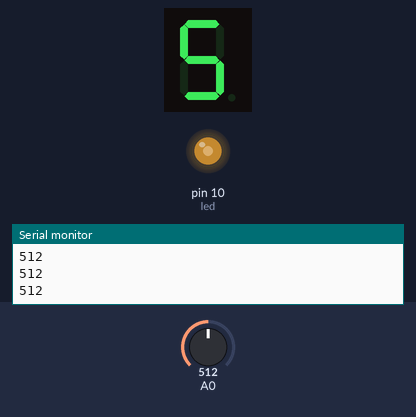
Bench run of a sketch on a simulated Arduino Uno, built with avr-gcc and run on an emulated ATmega328P. Parts: 1-digit seven-segment display, output pins drawn as LEDs (lit = HIGH), the last lines printed to the serial monitor. Wiring (inferred from the names in the program): 1-digit 7-segment display, segments lit when LOW: segments pin 2, pin 3, pin 4, pin 5, pin 6, pin 7, pin 8. Inputs (shaded band) come from the test bench; at power-on: A0 = 512. The segment pins are drawn as the display they are named for; pins used as bus, display or sensor lines are not drawn.

Above: at 1.2 s.
1.3 s: A0 set to 690
At 2.1 s:
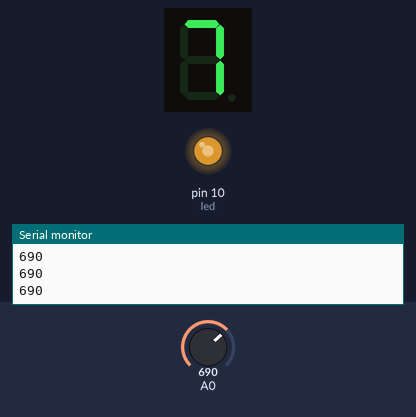
2.9 s: A0 set to 887
At 3.5 s:
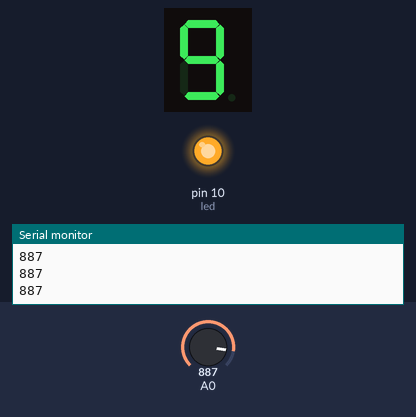
4.5 s: A0 set to 276
At 4.9 s:
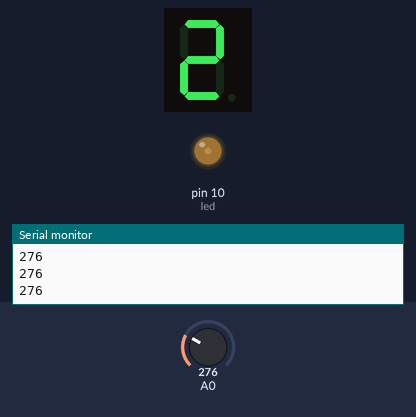
6.1 s: A0 set to 79
At 7.4 s:
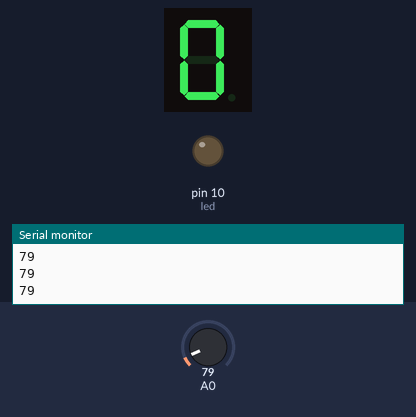
7.7 s: A0 set to 493
At 8.9 s:
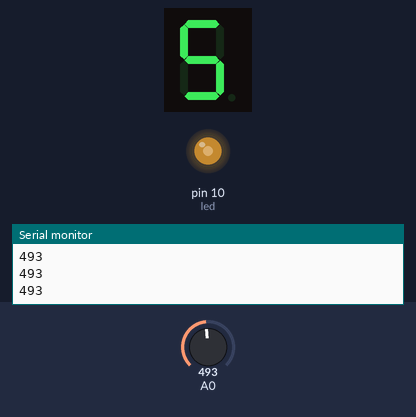
9.3 s: A0 set to 716
At 10.3 s:
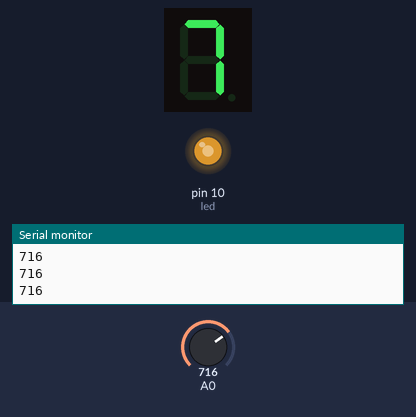
Timing chart, 0 to 11.9 s (numbered marks = the images above; inputs shaded):
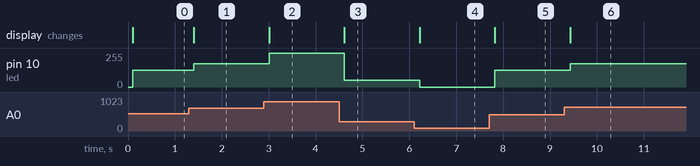

The sketch:

Display_7_led.ino
```cpp
int a = 2;
int b = 3;
int c = 4;
int d = 5;
int e = 6;
int f = 7;
int g = 8;
int p = 9;
int poten = 0;
int numero = 0;
const int led = 10;
int brillo;

void setup() {
  Serial.begin(9600); // se inicializa la salida serial

  pinMode (a, OUTPUT); // LED A
  pinMode (b, OUTPUT); // LED B
  pinMode (c, OUTPUT); // LED C
  pinMode (d, OUTPUT); // LED D
  pinMode (e, OUTPUT); // LED E
  pinMode (f, OUTPUT); // LED F
  pinMode (g, OUTPUT); // LED G
  pinMode (led, OUTPUT);  // LED CAMBIO DE BRILLO
  }

void loop() {
poten = analogRead(0);
Serial.println(poten);
delay (100);
if(poten > 877 && poten <= 1023){
  numero = 9;
  }else{
if(poten > 778 && poten <= 875){
  numero = 8;
  }else{
  if(poten > 680 && poten <= 777){
  numero = 7;
  }else{
  if(poten > 581 && poten <= 679){
  numero = 6;
  }else{
   if(poten > 483 && poten <= 580){
  numero = 5;
  }else{
  if(poten > 385 && poten <= 482){
  numero = 4;
  }else{
    if(poten > 286 && poten <= 384){
  numero = 3;
  }else{
  if(poten > 188 && poten <= 285){
  numero = 2;
  }else{
  if(poten > 89 && poten <= 187){
  numero = 1;
  }else{
  numero = 10;
  }
  }
  }
  }
  }
  }
  }
  }
  }

switch (numero) {
  case 1:
  digitalWrite(a,HIGH);
  digitalWrite(b,LOW);
  digitalWrite(c,LOW);
  digitalWrite(d,HIGH);
  digitalWrite(e,HIGH);
  digitalWrite(f,HIGH);
  digitalWrite(g,HIGH);
  digitalWrite(p,HIGH);
   analogWrite(led, 25);
   break;
  case 2:
  digitalWrite(a,LOW);
  digitalWrite(b,LOW);
  digitalWrite(c,HIGH);
  digitalWrite(d,LOW);
  digitalWrite(e,LOW);
  digitalWrite(f,HIGH);
  digitalWrite(g,LOW);
  digitalWrite(p,HIGH);
   analogWrite(led, 50);
    break;
    case 3:
  digitalWrite(a,LOW);
  digitalWrite(b,LOW);
  digitalWrite(c,LOW);
  digitalWrite(d,LOW);
  digitalWrite(e,HIGH);
  digitalWrite(f,HIGH);
  digitalWrite(g,LOW);
  digitalWrite(p,HIGH);
    analogWrite(led, 75);
    break;
    case 4:
  digitalWrite(a,HIGH);
  digitalWrite(b,LOW);
  digitalWrite(c,LOW);
  digitalWrite(d,HIGH);
  digitalWrite(e,HIGH);
  digitalWrite(f,LOW);
  digitalWrite(g,LOW);
  digitalWrite(p,HIGH);
    analogWrite(led, 100);
    break;
    case 5:
  digitalWrite(a,LOW);
  digitalWrite(b,HIGH);
  digitalWrite(c,LOW);
  digitalWrite(d,LOW);
  digitalWrite(e,HIGH);
  digitalWrite(f,LOW);
  digitalWrite(g,LOW);
  digitalWrite(p,HIGH);
    analogWrite(led, 125);
    break;
    case 6:
  digitalWrite(a,LOW);
  digitalWrite(b,HIGH);
  digitalWrite(c,LOW);
  digitalWrite(d,LOW);
  digitalWrite(e,LOW);
  digitalWrite(f,LOW);
  digitalWrite(g,LOW);
  digitalWrite(p,HIGH);
    analogWrite(led, 150);
    break;
    case 7:
  digitalWrite(a,LOW);
  digitalWrite(b,LOW);
  digitalWrite(c,LOW);
  digitalWrite(d,HIGH);
  digitalWrite(e,HIGH);
  digitalWrite(f,HIGH);
  digitalWrite(g,HIGH);
  digitalWrite(p,HIGH);
    analogWrite(led, 175);
    break;
    case 8:
  digitalWrite(a,LOW);
  digitalWrite(b,LOW);
  digitalWrite(c,LOW);
  digitalWrite(d,LOW);
  digitalWrite(e,LOW);
  digitalWrite(f,LOW);
  digitalWrite(g,LOW);
  digitalWrite(p,HIGH);
    analogWrite(led, 200);
    break;
    case 9:
  digitalWrite(a,LOW);
  digitalWrite(b,LOW);
  digitalWrite(c,LOW);
  digitalWrite(d,LOW);
  digitalWrite(e,HIGH);
  digitalWrite(f,LOW);
  digitalWrite(g,LOW);
  digitalWrite(p,HIGH);
    analogWrite(led, 255);
    break;
    case 10:
  digitalWrite(a,LOW);
  digitalWrite(b,LOW);
  digitalWrite(c,LOW);
  digitalWrite(d,LOW);
  digitalWrite(e,LOW);
  digitalWrite(f,LOW);
  digitalWrite(g,HIGH);
  digitalWrite(p,HIGH);
    analogWrite(led, 0);
    break;

  default:
    // statements
    break;

}
}
```

Measured:
- after the input at 1.3 s, pin 10 (led): 125/255 → 175/255 after 0.10 s; the display: changes after 0.10 s (image 1)
- after the input at 2.9 s, pin 10 (led): 175/255 → 255/255 after 0.11 s; the display: changes after 0.11 s (image 2)
- after the input at 4.5 s, pin 10 (led): 255/255 → 50/255 after 0.12 s; the display: changes after 0.12 s (image 3)
- after the input at 6.1 s, pin 10 (led): 50/255 → 0/255 after 0.12 s; the display: changes after 0.12 s (image 4)
- after the input at 7.7 s, pin 10 (led): 0/255 → 125/255 after 0.13 s; the display: changes after 0.13 s (image 5)
- after the input at 9.3 s, pin 10 (led): 125/255 → 175/255 after 0.13 s; the display: changes after 0.13 s (image 6)
